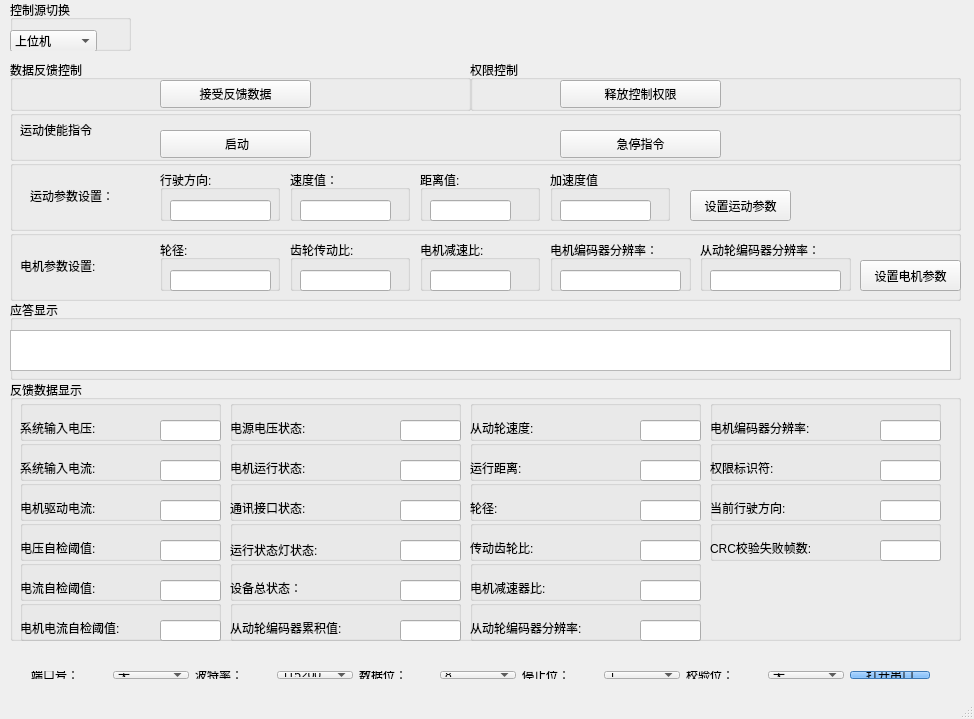
<?xml version="1.0" encoding="UTF-8"?>
<ui version="4.0">
 <class>MainWindow</class>
 <widget class="QMainWindow" name="MainWindow">
  <property name="geometry">
   <rect>
    <x>0</x>
    <y>0</y>
    <width>974</width>
    <height>719</height>
   </rect>
  </property>
  <property name="sizePolicy">
   <sizepolicy hsizetype="Fixed" vsizetype="Fixed">
    <horstretch>0</horstretch>
    <verstretch>0</verstretch>
   </sizepolicy>
  </property>
  <property name="windowTitle">
   <string>MainWindow</string>
  </property>
  <property name="styleSheet">
   <string notr="true"/>
  </property>
  <widget class="QWidget" name="centralWidget">
   <widget class="QGroupBox" name="groupBox_3">
    <property name="geometry">
     <rect>
      <x>10</x>
      <y>60</y>
      <width>461</width>
      <height>51</height>
     </rect>
    </property>
    <property name="title">
     <string>数据反馈控制</string>
    </property>
    <widget class="QPushButton" name="res_data_button">
     <property name="geometry">
      <rect>
       <x>150</x>
       <y>20</y>
       <width>151</width>
       <height>28</height>
      </rect>
     </property>
     <property name="text">
      <string>接受反馈数据</string>
     </property>
    </widget>
   </widget>
   <widget class="QGroupBox" name="groupBox">
    <property name="geometry">
     <rect>
      <x>10</x>
      <y>110</y>
      <width>951</width>
      <height>51</height>
     </rect>
    </property>
    <property name="sizePolicy">
     <sizepolicy hsizetype="Preferred" vsizetype="Fixed">
      <horstretch>0</horstretch>
      <verstretch>0</verstretch>
     </sizepolicy>
    </property>
    <property name="title">
     <string/>
    </property>
    <widget class="QLabel" name="label">
     <property name="geometry">
      <rect>
       <x>20</x>
       <y>30</y>
       <width>146</width>
       <height>15</height>
      </rect>
     </property>
     <property name="sizePolicy">
      <sizepolicy hsizetype="Fixed" vsizetype="Fixed">
       <horstretch>0</horstretch>
       <verstretch>0</verstretch>
      </sizepolicy>
     </property>
     <property name="text">
      <string/>
     </property>
    </widget>
    <widget class="QPushButton" name="start_or_stop_button">
     <property name="geometry">
      <rect>
       <x>150</x>
       <y>20</y>
       <width>151</width>
       <height>28</height>
      </rect>
     </property>
     <property name="text">
      <string>  启动 </string>
     </property>
    </widget>
    <widget class="QPushButton" name="emergency_stop_button">
     <property name="geometry">
      <rect>
       <x>550</x>
       <y>20</y>
       <width>161</width>
       <height>28</height>
      </rect>
     </property>
     <property name="text">
      <string>急停指令</string>
     </property>
    </widget>
    <widget class="QLabel" name="label_12">
     <property name="geometry">
      <rect>
       <x>10</x>
       <y>10</y>
       <width>111</width>
       <height>20</height>
      </rect>
     </property>
     <property name="sizePolicy">
      <sizepolicy hsizetype="Fixed" vsizetype="Fixed">
       <horstretch>0</horstretch>
       <verstretch>0</verstretch>
      </sizepolicy>
     </property>
     <property name="text">
      <string>运动使能指令</string>
     </property>
    </widget>
   </widget>
   <widget class="QGroupBox" name="groupBox_4">
    <property name="geometry">
     <rect>
      <x>10</x>
      <y>160</y>
      <width>951</width>
      <height>71</height>
     </rect>
    </property>
    <property name="title">
     <string/>
    </property>
    <widget class="QLabel" name="label_3">
     <property name="geometry">
      <rect>
       <x>20</x>
       <y>10</y>
       <width>101</width>
       <height>51</height>
      </rect>
     </property>
     <property name="styleSheet">
      <string notr="true">border-color: rgb(72, 72, 72);
border-color: rgb(72, 72, 72);</string>
     </property>
     <property name="text">
      <string>运动参数设置：         </string>
     </property>
    </widget>
    <widget class="QGroupBox" name="groupBox_29">
     <property name="geometry">
      <rect>
       <x>150</x>
       <y>10</y>
       <width>120</width>
       <height>51</height>
      </rect>
     </property>
     <property name="title">
      <string>行驶方向:</string>
     </property>
     <widget class="QLineEdit" name="set_direction">
      <property name="geometry">
       <rect>
        <x>10</x>
        <y>30</y>
        <width>101</width>
        <height>21</height>
       </rect>
      </property>
     </widget>
    </widget>
    <widget class="QGroupBox" name="groupBox_30">
     <property name="geometry">
      <rect>
       <x>280</x>
       <y>10</y>
       <width>120</width>
       <height>51</height>
      </rect>
     </property>
     <property name="title">
      <string>速度值：</string>
     </property>
     <widget class="QLineEdit" name="setspeed">
      <property name="geometry">
       <rect>
        <x>10</x>
        <y>30</y>
        <width>91</width>
        <height>21</height>
       </rect>
      </property>
     </widget>
    </widget>
    <widget class="QGroupBox" name="groupBox_31">
     <property name="geometry">
      <rect>
       <x>410</x>
       <y>10</y>
       <width>120</width>
       <height>51</height>
      </rect>
     </property>
     <property name="title">
      <string>距离值:</string>
     </property>
     <widget class="QLineEdit" name="setdistance">
      <property name="geometry">
       <rect>
        <x>10</x>
        <y>30</y>
        <width>81</width>
        <height>21</height>
       </rect>
      </property>
     </widget>
    </widget>
    <widget class="QGroupBox" name="groupBox_32">
     <property name="geometry">
      <rect>
       <x>540</x>
       <y>10</y>
       <width>120</width>
       <height>51</height>
      </rect>
     </property>
     <property name="title">
      <string>加速度值</string>
     </property>
     <widget class="QLineEdit" name="setaccel_value">
      <property name="geometry">
       <rect>
        <x>10</x>
        <y>30</y>
        <width>91</width>
        <height>21</height>
       </rect>
      </property>
     </widget>
    </widget>
    <widget class="QPushButton" name="set_moment_params">
     <property name="geometry">
      <rect>
       <x>680</x>
       <y>30</y>
       <width>101</width>
       <height>31</height>
      </rect>
     </property>
     <property name="text">
      <string>设置运动参数</string>
     </property>
    </widget>
   </widget>
   <widget class="QGroupBox" name="groupBox_5">
    <property name="geometry">
     <rect>
      <x>10</x>
      <y>300</y>
      <width>951</width>
      <height>80</height>
     </rect>
    </property>
    <property name="title">
     <string>应答显示</string>
    </property>
    <widget class="QPlainTextEdit" name="ack_plainTextEdit">
     <property name="geometry">
      <rect>
       <x>0</x>
       <y>30</y>
       <width>941</width>
       <height>41</height>
      </rect>
     </property>
     <property name="sizePolicy">
      <sizepolicy hsizetype="Expanding" vsizetype="Fixed">
       <horstretch>0</horstretch>
       <verstretch>0</verstretch>
      </sizepolicy>
     </property>
     <property name="styleSheet">
      <string notr="true">font: 11pt &quot;Arial&quot;;</string>
     </property>
    </widget>
   </widget>
   <widget class="QGroupBox" name="groupBox_6">
    <property name="geometry">
     <rect>
      <x>10</x>
      <y>380</y>
      <width>951</width>
      <height>261</height>
     </rect>
    </property>
    <property name="title">
     <string>反馈数据显示</string>
    </property>
    <widget class="QGroupBox" name="groupBox_8">
     <property name="geometry">
      <rect>
       <x>10</x>
       <y>20</y>
       <width>201</width>
       <height>41</height>
      </rect>
     </property>
     <property name="title">
      <string/>
     </property>
     <widget class="QLabel" name="label_10">
      <property name="geometry">
       <rect>
        <x>0</x>
        <y>20</y>
        <width>101</width>
        <height>16</height>
       </rect>
      </property>
      <property name="text">
       <string>系统输入电压:</string>
      </property>
     </widget>
     <widget class="QLineEdit" name="power_voltage">
      <property name="geometry">
       <rect>
        <x>140</x>
        <y>20</y>
        <width>61</width>
        <height>21</height>
       </rect>
      </property>
     </widget>
    </widget>
    <widget class="QGroupBox" name="groupBox_9">
     <property name="geometry">
      <rect>
       <x>10</x>
       <y>60</y>
       <width>201</width>
       <height>41</height>
      </rect>
     </property>
     <property name="title">
      <string/>
     </property>
     <widget class="QLabel" name="label_11">
      <property name="geometry">
       <rect>
        <x>0</x>
        <y>20</y>
        <width>101</width>
        <height>16</height>
       </rect>
      </property>
      <property name="text">
       <string>系统输入电流:</string>
      </property>
     </widget>
     <widget class="QLineEdit" name="power_current">
      <property name="geometry">
       <rect>
        <x>140</x>
        <y>20</y>
        <width>61</width>
        <height>21</height>
       </rect>
      </property>
     </widget>
    </widget>
    <widget class="QGroupBox" name="groupBox_10">
     <property name="geometry">
      <rect>
       <x>10</x>
       <y>100</y>
       <width>201</width>
       <height>41</height>
      </rect>
     </property>
     <property name="title">
      <string/>
     </property>
     <widget class="QLabel" name="label_13">
      <property name="geometry">
       <rect>
        <x>0</x>
        <y>20</y>
        <width>101</width>
        <height>16</height>
       </rect>
      </property>
      <property name="text">
       <string>电机驱动电流:</string>
      </property>
     </widget>
     <widget class="QLineEdit" name="motor_drive_current">
      <property name="geometry">
       <rect>
        <x>140</x>
        <y>20</y>
        <width>61</width>
        <height>21</height>
       </rect>
      </property>
     </widget>
    </widget>
    <widget class="QGroupBox" name="groupBox_11">
     <property name="geometry">
      <rect>
       <x>10</x>
       <y>140</y>
       <width>201</width>
       <height>41</height>
      </rect>
     </property>
     <property name="title">
      <string/>
     </property>
     <widget class="QLabel" name="label_14">
      <property name="geometry">
       <rect>
        <x>0</x>
        <y>20</y>
        <width>101</width>
        <height>16</height>
       </rect>
      </property>
      <property name="text">
       <string>电压自检阈值:</string>
      </property>
     </widget>
     <widget class="QLineEdit" name="power_voltage_threshold">
      <property name="geometry">
       <rect>
        <x>140</x>
        <y>20</y>
        <width>61</width>
        <height>21</height>
       </rect>
      </property>
     </widget>
    </widget>
    <widget class="QGroupBox" name="groupBox_12">
     <property name="geometry">
      <rect>
       <x>10</x>
       <y>180</y>
       <width>201</width>
       <height>41</height>
      </rect>
     </property>
     <property name="title">
      <string/>
     </property>
     <widget class="QLabel" name="label_15">
      <property name="geometry">
       <rect>
        <x>0</x>
        <y>20</y>
        <width>101</width>
        <height>16</height>
       </rect>
      </property>
      <property name="text">
       <string>电流自检阈值:</string>
      </property>
     </widget>
     <widget class="QLineEdit" name="power_current_threshold">
      <property name="geometry">
       <rect>
        <x>140</x>
        <y>20</y>
        <width>61</width>
        <height>21</height>
       </rect>
      </property>
     </widget>
    </widget>
    <widget class="QGroupBox" name="groupBox_14">
     <property name="geometry">
      <rect>
       <x>220</x>
       <y>20</y>
       <width>231</width>
       <height>41</height>
      </rect>
     </property>
     <property name="title">
      <string/>
     </property>
     <widget class="QLabel" name="label_17">
      <property name="geometry">
       <rect>
        <x>0</x>
        <y>20</y>
        <width>101</width>
        <height>16</height>
       </rect>
      </property>
      <property name="text">
       <string>电源电压状态:</string>
      </property>
     </widget>
     <widget class="QLineEdit" name="power_vltage_state">
      <property name="geometry">
       <rect>
        <x>170</x>
        <y>20</y>
        <width>61</width>
        <height>21</height>
       </rect>
      </property>
     </widget>
    </widget>
    <widget class="QGroupBox" name="groupBox_15">
     <property name="geometry">
      <rect>
       <x>220</x>
       <y>60</y>
       <width>231</width>
       <height>41</height>
      </rect>
     </property>
     <property name="title">
      <string/>
     </property>
     <widget class="QLabel" name="label_18">
      <property name="geometry">
       <rect>
        <x>0</x>
        <y>20</y>
        <width>101</width>
        <height>16</height>
       </rect>
      </property>
      <property name="text">
       <string>电机运行状态:</string>
      </property>
     </widget>
     <widget class="QLineEdit" name="motor_running_state">
      <property name="geometry">
       <rect>
        <x>170</x>
        <y>20</y>
        <width>61</width>
        <height>21</height>
       </rect>
      </property>
     </widget>
    </widget>
    <widget class="QGroupBox" name="groupBox_16">
     <property name="geometry">
      <rect>
       <x>220</x>
       <y>100</y>
       <width>231</width>
       <height>41</height>
      </rect>
     </property>
     <property name="title">
      <string/>
     </property>
     <widget class="QLabel" name="label_20">
      <property name="geometry">
       <rect>
        <x>0</x>
        <y>20</y>
        <width>101</width>
        <height>16</height>
       </rect>
      </property>
      <property name="text">
       <string>通讯接口状态:</string>
      </property>
     </widget>
     <widget class="QLineEdit" name="control_usart_state">
      <property name="geometry">
       <rect>
        <x>170</x>
        <y>20</y>
        <width>61</width>
        <height>21</height>
       </rect>
      </property>
     </widget>
    </widget>
    <widget class="QGroupBox" name="groupBox_17">
     <property name="geometry">
      <rect>
       <x>220</x>
       <y>140</y>
       <width>231</width>
       <height>41</height>
      </rect>
     </property>
     <property name="title">
      <string/>
     </property>
     <widget class="QLabel" name="label_21">
      <property name="geometry">
       <rect>
        <x>0</x>
        <y>20</y>
        <width>121</width>
        <height>20</height>
       </rect>
      </property>
      <property name="text">
       <string>运行状态灯状态:</string>
      </property>
     </widget>
     <widget class="QLineEdit" name="running_light_state">
      <property name="geometry">
       <rect>
        <x>170</x>
        <y>20</y>
        <width>61</width>
        <height>21</height>
       </rect>
      </property>
     </widget>
    </widget>
    <widget class="QGroupBox" name="groupBox_18">
     <property name="geometry">
      <rect>
       <x>460</x>
       <y>140</y>
       <width>231</width>
       <height>41</height>
      </rect>
     </property>
     <property name="title">
      <string/>
     </property>
     <widget class="QLabel" name="label_22">
      <property name="geometry">
       <rect>
        <x>0</x>
        <y>20</y>
        <width>101</width>
        <height>16</height>
       </rect>
      </property>
      <property name="text">
       <string>传动齿轮比:</string>
      </property>
     </widget>
     <widget class="QLineEdit" name="Transmission_gear_ratio">
      <property name="geometry">
       <rect>
        <x>170</x>
        <y>20</y>
        <width>61</width>
        <height>21</height>
       </rect>
      </property>
     </widget>
    </widget>
    <widget class="QGroupBox" name="groupBox_19">
     <property name="geometry">
      <rect>
       <x>460</x>
       <y>20</y>
       <width>231</width>
       <height>41</height>
      </rect>
     </property>
     <property name="title">
      <string/>
     </property>
     <widget class="QLabel" name="label_23">
      <property name="geometry">
       <rect>
        <x>0</x>
        <y>20</y>
        <width>101</width>
        <height>16</height>
       </rect>
      </property>
      <property name="text">
       <string>从动轮速度:</string>
      </property>
     </widget>
     <widget class="QLineEdit" name="pulley_speed">
      <property name="geometry">
       <rect>
        <x>170</x>
        <y>20</y>
        <width>61</width>
        <height>21</height>
       </rect>
      </property>
     </widget>
    </widget>
    <widget class="QGroupBox" name="groupBox_21">
     <property name="geometry">
      <rect>
       <x>460</x>
       <y>60</y>
       <width>231</width>
       <height>41</height>
      </rect>
     </property>
     <property name="title">
      <string/>
     </property>
     <widget class="QLabel" name="label_26">
      <property name="geometry">
       <rect>
        <x>0</x>
        <y>20</y>
        <width>101</width>
        <height>16</height>
       </rect>
      </property>
      <property name="text">
       <string>运行距离:</string>
      </property>
     </widget>
     <widget class="QLineEdit" name="movement_distance">
      <property name="geometry">
       <rect>
        <x>170</x>
        <y>20</y>
        <width>61</width>
        <height>21</height>
       </rect>
      </property>
     </widget>
    </widget>
    <widget class="QGroupBox" name="groupBox_22">
     <property name="geometry">
      <rect>
       <x>460</x>
       <y>100</y>
       <width>231</width>
       <height>41</height>
      </rect>
     </property>
     <property name="title">
      <string/>
     </property>
     <widget class="QLabel" name="label_27">
      <property name="geometry">
       <rect>
        <x>0</x>
        <y>20</y>
        <width>101</width>
        <height>16</height>
       </rect>
      </property>
      <property name="text">
       <string>轮径:</string>
      </property>
     </widget>
     <widget class="QLineEdit" name="Wheel_diameter">
      <property name="geometry">
       <rect>
        <x>170</x>
        <y>20</y>
        <width>61</width>
        <height>21</height>
       </rect>
      </property>
     </widget>
    </widget>
    <widget class="QGroupBox" name="groupBox_23">
     <property name="geometry">
      <rect>
       <x>460</x>
       <y>220</y>
       <width>231</width>
       <height>41</height>
      </rect>
     </property>
     <property name="title">
      <string/>
     </property>
     <widget class="QLabel" name="label_28">
      <property name="geometry">
       <rect>
        <x>0</x>
        <y>20</y>
        <width>141</width>
        <height>16</height>
       </rect>
      </property>
      <property name="text">
       <string>从动轮编码器分辨率:</string>
      </property>
     </widget>
     <widget class="QLineEdit" name="pulley_encoder_resolution_2">
      <property name="geometry">
       <rect>
        <x>170</x>
        <y>20</y>
        <width>61</width>
        <height>21</height>
       </rect>
      </property>
     </widget>
    </widget>
    <widget class="QGroupBox" name="groupBox_24">
     <property name="geometry">
      <rect>
       <x>700</x>
       <y>20</y>
       <width>231</width>
       <height>41</height>
      </rect>
     </property>
     <property name="title">
      <string/>
     </property>
     <widget class="QLabel" name="label_29">
      <property name="geometry">
       <rect>
        <x>0</x>
        <y>20</y>
        <width>141</width>
        <height>16</height>
       </rect>
      </property>
      <property name="text">
       <string>电机编码器分辨率:</string>
      </property>
     </widget>
     <widget class="QLineEdit" name="motor_encoder_resolution_2">
      <property name="geometry">
       <rect>
        <x>170</x>
        <y>20</y>
        <width>61</width>
        <height>21</height>
       </rect>
      </property>
     </widget>
    </widget>
    <widget class="QGroupBox" name="groupBox_25">
     <property name="geometry">
      <rect>
       <x>700</x>
       <y>60</y>
       <width>231</width>
       <height>41</height>
      </rect>
     </property>
     <property name="title">
      <string/>
     </property>
     <widget class="QLabel" name="label_30">
      <property name="geometry">
       <rect>
        <x>0</x>
        <y>20</y>
        <width>101</width>
        <height>16</height>
       </rect>
      </property>
      <property name="text">
       <string>权限标识符:</string>
      </property>
     </widget>
     <widget class="QLineEdit" name="Privilege_identifier">
      <property name="geometry">
       <rect>
        <x>170</x>
        <y>20</y>
        <width>61</width>
        <height>21</height>
       </rect>
      </property>
     </widget>
    </widget>
    <widget class="QGroupBox" name="groupBox_26">
     <property name="geometry">
      <rect>
       <x>700</x>
       <y>100</y>
       <width>231</width>
       <height>41</height>
      </rect>
     </property>
     <property name="title">
      <string/>
     </property>
     <widget class="QLabel" name="label_31">
      <property name="geometry">
       <rect>
        <x>0</x>
        <y>20</y>
        <width>101</width>
        <height>16</height>
       </rect>
      </property>
      <property name="text">
       <string>当前行驶方向:</string>
      </property>
     </widget>
     <widget class="QLineEdit" name="Travelling_Direction">
      <property name="geometry">
       <rect>
        <x>170</x>
        <y>20</y>
        <width>61</width>
        <height>21</height>
       </rect>
      </property>
     </widget>
    </widget>
    <widget class="QGroupBox" name="groupBox_27">
     <property name="geometry">
      <rect>
       <x>220</x>
       <y>180</y>
       <width>231</width>
       <height>41</height>
      </rect>
     </property>
     <property name="title">
      <string/>
     </property>
     <widget class="QLabel" name="label_32">
      <property name="geometry">
       <rect>
        <x>0</x>
        <y>20</y>
        <width>101</width>
        <height>16</height>
       </rect>
      </property>
      <property name="text">
       <string>设备总状态：</string>
      </property>
     </widget>
     <widget class="QLineEdit" name="deive_state">
      <property name="geometry">
       <rect>
        <x>170</x>
        <y>20</y>
        <width>61</width>
        <height>21</height>
       </rect>
      </property>
     </widget>
    </widget>
    <widget class="QGroupBox" name="groupBox_20">
     <property name="geometry">
      <rect>
       <x>220</x>
       <y>220</y>
       <width>231</width>
       <height>41</height>
      </rect>
     </property>
     <property name="title">
      <string/>
     </property>
     <widget class="QLabel" name="label_24">
      <property name="geometry">
       <rect>
        <x>0</x>
        <y>20</y>
        <width>141</width>
        <height>16</height>
       </rect>
      </property>
      <property name="text">
       <string>从动轮编码器累积值:</string>
      </property>
     </widget>
     <widget class="QLineEdit" name="encodera_accVal">
      <property name="geometry">
       <rect>
        <x>170</x>
        <y>20</y>
        <width>61</width>
        <height>21</height>
       </rect>
      </property>
     </widget>
    </widget>
    <widget class="QGroupBox" name="groupBox_13">
     <property name="geometry">
      <rect>
       <x>10</x>
       <y>220</y>
       <width>201</width>
       <height>41</height>
      </rect>
     </property>
     <property name="title">
      <string/>
     </property>
     <widget class="QLabel" name="label_16">
      <property name="geometry">
       <rect>
        <x>0</x>
        <y>20</y>
        <width>131</width>
        <height>16</height>
       </rect>
      </property>
      <property name="text">
       <string>电机电流自检阈值:</string>
      </property>
     </widget>
     <widget class="QLineEdit" name="motor_current_threshold">
      <property name="geometry">
       <rect>
        <x>140</x>
        <y>20</y>
        <width>61</width>
        <height>21</height>
       </rect>
      </property>
     </widget>
    </widget>
    <widget class="QGroupBox" name="groupBox_38">
     <property name="geometry">
      <rect>
       <x>460</x>
       <y>180</y>
       <width>231</width>
       <height>41</height>
      </rect>
     </property>
     <property name="title">
      <string/>
     </property>
     <widget class="QLabel" name="label_34">
      <property name="geometry">
       <rect>
        <x>0</x>
        <y>20</y>
        <width>101</width>
        <height>16</height>
       </rect>
      </property>
      <property name="text">
       <string>电机减速器比:</string>
      </property>
     </widget>
     <widget class="QLineEdit" name="Motor_reduction_ratio_2">
      <property name="geometry">
       <rect>
        <x>170</x>
        <y>20</y>
        <width>61</width>
        <height>21</height>
       </rect>
      </property>
     </widget>
    </widget>
    <widget class="QGroupBox" name="groupBox_39">
     <property name="geometry">
      <rect>
       <x>700</x>
       <y>140</y>
       <width>231</width>
       <height>41</height>
      </rect>
     </property>
     <property name="title">
      <string/>
     </property>
     <widget class="QLabel" name="label_35">
      <property name="geometry">
       <rect>
        <x>0</x>
        <y>20</y>
        <width>131</width>
        <height>16</height>
       </rect>
      </property>
      <property name="text">
       <string>CRC校验失败帧数:</string>
      </property>
     </widget>
     <widget class="QLineEdit" name="crc_fail_cnt">
      <property name="geometry">
       <rect>
        <x>170</x>
        <y>20</y>
        <width>61</width>
        <height>21</height>
       </rect>
      </property>
     </widget>
    </widget>
   </widget>
   <widget class="QGroupBox" name="groupBox_7">
    <property name="geometry">
     <rect>
      <x>10</x>
      <y>0</y>
      <width>121</width>
      <height>51</height>
     </rect>
    </property>
    <property name="title">
     <string>控制源切换</string>
    </property>
    <widget class="QComboBox" name="ctr_source_switch">
     <property name="geometry">
      <rect>
       <x>0</x>
       <y>30</y>
       <width>87</width>
       <height>22</height>
      </rect>
     </property>
     <item>
      <property name="text">
       <string>上位机</string>
      </property>
     </item>
     <item>
      <property name="text">
       <string>控制面板</string>
      </property>
     </item>
    </widget>
   </widget>
   <widget class="QGroupBox" name="groupBox_28">
    <property name="geometry">
     <rect>
      <x>10</x>
      <y>230</y>
      <width>951</width>
      <height>71</height>
     </rect>
    </property>
    <property name="title">
     <string/>
    </property>
    <widget class="QLabel" name="label_33">
     <property name="geometry">
      <rect>
       <x>10</x>
       <y>10</y>
       <width>111</width>
       <height>51</height>
      </rect>
     </property>
     <property name="styleSheet">
      <string notr="true">border-color: rgb(72, 72, 72);
border-color: rgb(72, 72, 72);</string>
     </property>
     <property name="text">
      <string>电机参数设置:</string>
     </property>
    </widget>
    <widget class="QGroupBox" name="groupBox_33">
     <property name="geometry">
      <rect>
       <x>150</x>
       <y>10</y>
       <width>120</width>
       <height>51</height>
      </rect>
     </property>
     <property name="title">
      <string>轮径:</string>
     </property>
     <widget class="QLineEdit" name="set_wheel_diameter">
      <property name="geometry">
       <rect>
        <x>10</x>
        <y>30</y>
        <width>101</width>
        <height>21</height>
       </rect>
      </property>
     </widget>
    </widget>
    <widget class="QGroupBox" name="groupBox_34">
     <property name="geometry">
      <rect>
       <x>280</x>
       <y>10</y>
       <width>120</width>
       <height>51</height>
      </rect>
     </property>
     <property name="title">
      <string>齿轮传动比:</string>
     </property>
     <widget class="QLineEdit" name="set_gear_ratio">
      <property name="geometry">
       <rect>
        <x>10</x>
        <y>30</y>
        <width>91</width>
        <height>21</height>
       </rect>
      </property>
     </widget>
    </widget>
    <widget class="QGroupBox" name="groupBox_35">
     <property name="geometry">
      <rect>
       <x>410</x>
       <y>10</y>
       <width>120</width>
       <height>51</height>
      </rect>
     </property>
     <property name="title">
      <string>电机减速比:</string>
     </property>
     <widget class="QLineEdit" name="set_Motor_reduction_ratio">
      <property name="geometry">
       <rect>
        <x>10</x>
        <y>30</y>
        <width>81</width>
        <height>21</height>
       </rect>
      </property>
     </widget>
    </widget>
    <widget class="QGroupBox" name="groupBox_36">
     <property name="geometry">
      <rect>
       <x>540</x>
       <y>10</y>
       <width>141</width>
       <height>51</height>
      </rect>
     </property>
     <property name="title">
      <string>电机编码器分辨率：</string>
     </property>
     <widget class="QLineEdit" name="set_motor_encoder_resolution">
      <property name="geometry">
       <rect>
        <x>10</x>
        <y>30</y>
        <width>121</width>
        <height>21</height>
       </rect>
      </property>
     </widget>
    </widget>
    <widget class="QPushButton" name="set_motor_params">
     <property name="geometry">
      <rect>
       <x>850</x>
       <y>30</y>
       <width>101</width>
       <height>31</height>
      </rect>
     </property>
     <property name="text">
      <string>设置电机参数</string>
     </property>
    </widget>
    <widget class="QGroupBox" name="groupBox_37">
     <property name="geometry">
      <rect>
       <x>690</x>
       <y>10</y>
       <width>151</width>
       <height>51</height>
      </rect>
     </property>
     <property name="title">
      <string>从动轮编码器分辨率：</string>
     </property>
     <widget class="QLineEdit" name="set_pulley_encoder_resolution">
      <property name="geometry">
       <rect>
        <x>10</x>
        <y>30</y>
        <width>131</width>
        <height>21</height>
       </rect>
      </property>
     </widget>
    </widget>
   </widget>
   <widget class="QWidget" name="layoutWidget">
    <property name="geometry">
     <rect>
      <x>20</x>
      <y>660</y>
      <width>921</width>
      <height>30</height>
     </rect>
    </property>
    <layout class="QHBoxLayout" name="horizontalLayout">
     <item>
      <widget class="QLabel" name="label_5">
       <property name="font">
        <font>
         <weight>50</weight>
         <italic>false</italic>
         <bold>false</bold>
         <strikeout>false</strikeout>
        </font>
       </property>
       <property name="text">
        <string>端口号：</string>
       </property>
      </widget>
     </item>
     <item>
      <widget class="QComboBox" name="PortNumber">
       <item>
        <property name="text">
         <string>无</string>
        </property>
       </item>
      </widget>
     </item>
     <item>
      <widget class="QLabel" name="label_6">
       <property name="text">
        <string>波特率：</string>
       </property>
      </widget>
     </item>
     <item>
      <widget class="QComboBox" name="baudBox">
       <item>
        <property name="text">
         <string>115200</string>
        </property>
       </item>
       <item>
        <property name="text">
         <string>38400</string>
        </property>
       </item>
       <item>
        <property name="text">
         <string>9600</string>
        </property>
       </item>
      </widget>
     </item>
     <item>
      <widget class="QLabel" name="label_7">
       <property name="text">
        <string>数据位：</string>
       </property>
      </widget>
     </item>
     <item>
      <widget class="QComboBox" name="DataBitsBox">
       <item>
        <property name="text">
         <string>8</string>
        </property>
       </item>
       <item>
        <property name="text">
         <string>7</string>
        </property>
       </item>
       <item>
        <property name="text">
         <string>6</string>
        </property>
       </item>
       <item>
        <property name="text">
         <string>5</string>
        </property>
       </item>
      </widget>
     </item>
     <item>
      <widget class="QLabel" name="label_8">
       <property name="text">
        <string>停止位：</string>
       </property>
      </widget>
     </item>
     <item>
      <widget class="QComboBox" name="StopBitsBox">
       <item>
        <property name="text">
         <string>1</string>
        </property>
       </item>
       <item>
        <property name="text">
         <string>1.5</string>
        </property>
       </item>
       <item>
        <property name="text">
         <string>2</string>
        </property>
       </item>
      </widget>
     </item>
     <item>
      <widget class="QLabel" name="label_9">
       <property name="text">
        <string>校验位：</string>
       </property>
      </widget>
     </item>
     <item>
      <widget class="QComboBox" name="ParityBox">
       <item>
        <property name="text">
         <string>无</string>
        </property>
       </item>
       <item>
        <property name="text">
         <string>偶校验</string>
        </property>
       </item>
       <item>
        <property name="text">
         <string>奇校验</string>
        </property>
       </item>
      </widget>
     </item>
     <item>
      <widget class="QPushButton" name="StartOrStopButton">
       <property name="styleSheet">
        <string notr="true">background-color:rgb(85, 170, 255)</string>
       </property>
       <property name="text">
        <string>打开串口</string>
       </property>
       <property name="autoDefault">
        <bool>false</bool>
       </property>
       <property name="default">
        <bool>false</bool>
       </property>
       <property name="flat">
        <bool>false</bool>
       </property>
      </widget>
     </item>
    </layout>
   </widget>
   <widget class="QGroupBox" name="groupBox_2">
    <property name="geometry">
     <rect>
      <x>470</x>
      <y>60</y>
      <width>491</width>
      <height>51</height>
     </rect>
    </property>
    <property name="title">
     <string>权限控制</string>
    </property>
    <widget class="QPushButton" name="reles_crtl_aul">
     <property name="geometry">
      <rect>
       <x>90</x>
       <y>20</y>
       <width>161</width>
       <height>28</height>
      </rect>
     </property>
     <property name="text">
      <string>释放控制权限</string>
     </property>
    </widget>
   </widget>
  </widget>
  <widget class="QMenuBar" name="menuBar">
   <property name="geometry">
    <rect>
     <x>0</x>
     <y>0</y>
     <width>974</width>
     <height>25</height>
    </rect>
   </property>
  </widget>
  <widget class="QStatusBar" name="statusBar"/>
 </widget>
 <layoutdefault spacing="6" margin="11"/>
 <resources/>
 <connections/>
</ui>
